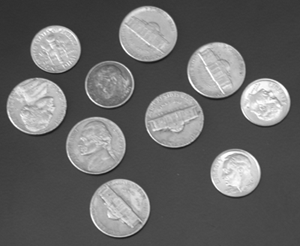
#> input picture Images/coins.png, 300 x 246 px, found by its file name
$ python histogram.py
#> lines starting #> are read from the running program, lines starting #| are printed output that depends on the picture
# Open Image
from module import *

img = cv.imread('../Image/coins.png',0)
#> img is the input picture: shape (246, 300); min 23, max 255, mean 103

histSize = 256
histRange = (0, 256) # the upper boundary is exclusive
b_hist = cv.calcHist(img, [0], None, [histSize], histRange, False)
#> b_hist = 256 values, max 54 at index 57, min 0 at index 0, mean 1.17

hist_w = 512
hist_h = 400
bin_w = int(round( hist_w/histSize ))
histImage = np.zeros((hist_h, hist_w, 3), dtype=np.uint8)

# Normalize histogram output
cv.normalize(b_hist, b_hist, alpha=0, beta=hist_h, norm_type=cv.NORM_MINMAX)

for i in range(1, histSize):
    cv.line(histImage, ( bin_w*(i-1), hist_h - int(b_hist[i-1]) ),
            ( bin_w*(i), hist_h - int(b_hist[i]) ),
            ( 255, 0, 0), thickness=2)
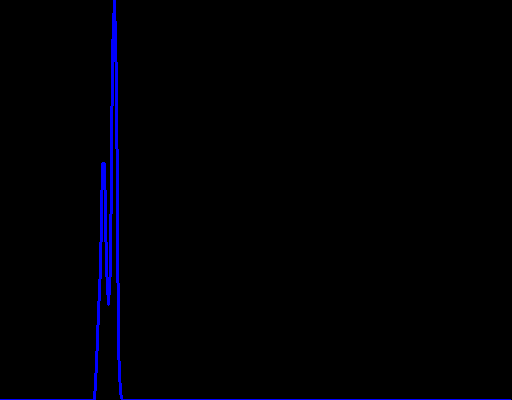
#> histImage: shape (400, 512, 3); mean of channels 0, 1, 2 4.5, 0, 0; drawn as B, G, R

# Plot Results
#cv.imshow('Source image', img)
#cv.imshow('calcHist Demo', histImage)

plt.subplot(2,2,1),plt.imshow(img, 'gray')
plt.title('Source image')
plt.xticks([]),plt.yticks([])
plt.subplot(2,2,2),plt.imshow(histImage)
plt.title('CalcHist image')
plt.xticks([]),plt.yticks([])
plt.show()
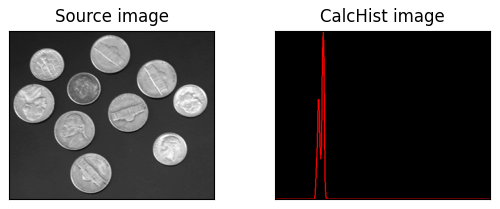
#> figure drawn by matplotlib, 2 panels

$ run again, with Images/TrafficSign1.png copied over Images/coins.png
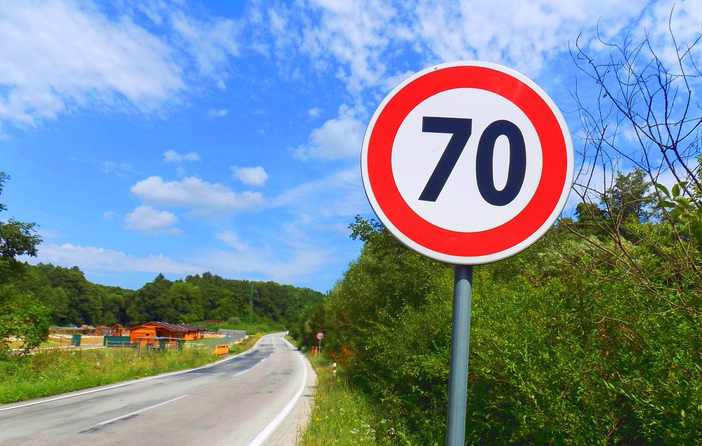
#> input picture Images/TrafficSign1.png, 1404 x 892 px, found by its file name (shown at 1/2 size)
#> `img = cv.imread('../Image/coins.png',0)`:
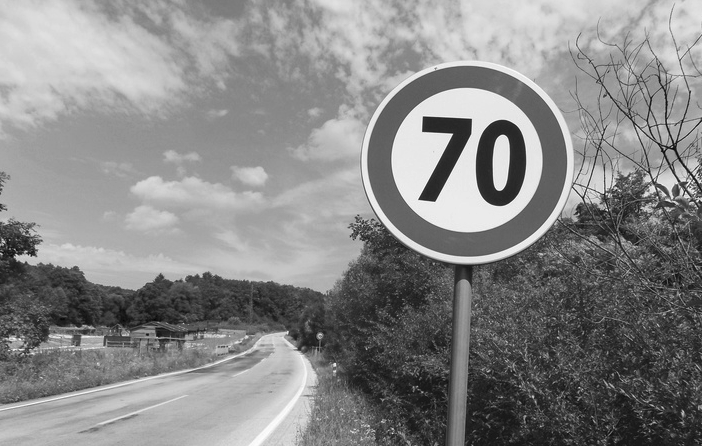
#> img: shape (892, 1404) (shown at 1/2 size); min 4, max 254, mean 135.4
#> b_hist = 256 values, max 50 at index 215, min 0 at index 0, mean 5.48
#> `plt.show()`:
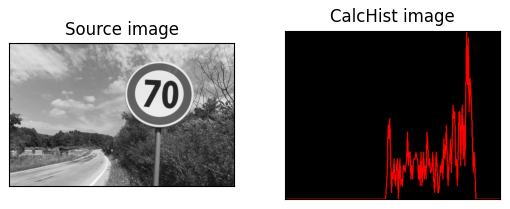
#> figure drawn by matplotlib, 2 panels
